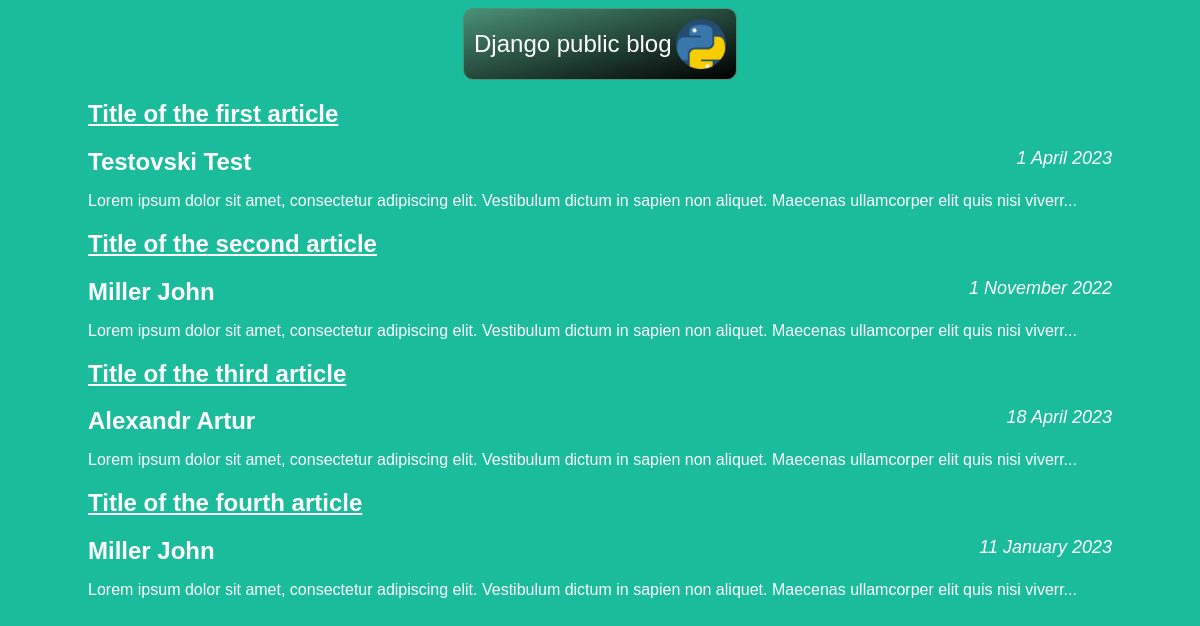
The page / on the database its author committed.
### articles/models.py (models this page shows, shortened)
class Article(models.Model):
    title = models.CharField(max_length=200)
    author = models.ForeignKey(User, on_delete=models.CASCADE)
    author_article = models.ForeignKey('Author', on_delete=models.SET_NULL, null=True)
    text = models.TextField()
    created_date = models.DateField(auto_now_add=True)
    date_article = models.DateField('Date create article', null=False)
    def get_excerpt(self):
        return self.text[:140] + "..." if len(self.text) > 140 else self.text

class Author(models.Model):
    first_name = models.CharField(max_length=100)
    last_name = models.CharField(max_length=100)
    date_of_birth = models.DateField(null=True, blank=True)
    date_of_death = models.DateField('Died', null=True, blank=True)

### articles/views.py (the view)
# urls.py: path('', views.archive, name='archive')
def archive(request):
    return render(request, 'archive.html', {"posts": Article.objects.all()})

### articles/templates/archive.html (shortened to what this page needs)
<!DOCTYPE html>
<html lang="en">
<head>
    <link rel="stylesheet" type="text/css" href="{{ STATIC_URL }}/static/css/article.css">
</head>
<body>
<div class="header_main_page">
    <div id="logo_article_id">
        <p id="logo_text">Django public blog</p>
        <img src="{{ STATIC_URL }}/static/images/python.png"/>
    </div>
</div>
<div class="archive">
    {% for post in posts %}
    <div class="one-post">
        <h2 class="post-title">{{ post.title }}</h2>
        <div class="article-info">
            <div class="article-author">{{ post.author_article.last_name}} {{ post.author_article.first_name}}</div>
            <div class="article-created-date">{{ post.date_article|date:"j F Y"|title }}</div>
        </div>
        <p class="article-text">{{ post.get_excerpt }}</p>
    </div>
    {% endfor %}
</div>
</body>
</html>

### articles/static/css/article.css (style rules this page uses)
body { background: #1abc9c; font-family: Tahoma, Arial, sans-serif; color: #ffffff; width: 1024px; margin-left: auto; margin-right: auto; }
.header_main_page { text-align: center; }
#logo_article_id { display: inline-block; padding: 10px; border: 1px solid #4a9177; text-align: center; border-radius: 10px; background-image: linear-gradient(to bottom right, #4a9177, #000000); }
#logo_text { display: inline-block; margin: 0; font-size: 24px; vertical-align: middle; }
#logo_article_id img { display: inline-block; width: 50px; height: 50px; vertical-align: middle; }
.post-title { text-decoration: underline; }
.article-text { text-align: justify; }
.article-info div { display: inline-block; vertical-align: middle; }
.article-created-date { float: right; font-size: 18px; font-style: italic; }
.article-author { font-size: 24px; font-weight: bold; }

### rows shown on the page
Article: title "Title of the first article", author_article.last_name "Testovski", author_article.first_name "Test", date_article "1 April 2023", get_excerpt "Lorem ipsum dolor sit amet, consectetur adipiscing elit. Vestibulum dictum in sapien non aliquet. Maecenas ullamcorper elit quis nisi viverr..."
Article: title "Title of the second article", author_article.last_name "Miller", author_article.first_name "John", date_article "1 November 2022", get_excerpt "Lorem ipsum dolor sit amet, consectetur adipiscing elit. Vestibulum dictum in sapien non aliquet. Maecenas ullamcorper elit quis nisi viverr..."
Article: title "Title of the third article", author_article.last_name "Alexandr", author_article.first_name "Artur", date_article "18 April 2023", get_excerpt "Lorem ipsum dolor sit amet, consectetur adipiscing elit. Vestibulum dictum in sapien non aliquet. Maecenas ullamcorper elit quis nisi viverr..."
Article: title "Title of the fourth article", author_article.last_name "Miller", author_article.first_name "John", date_article "11 January 2023", get_excerpt "Lorem ipsum dolor sit amet, consectetur adipiscing elit. Vestibulum dictum in sapien non aliquet. Maecenas ullamcorper elit quis nisi viverr..."
